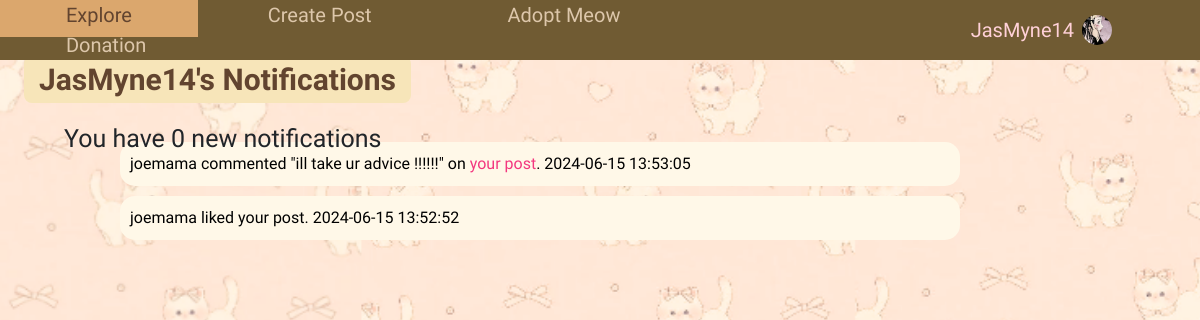
The app's page /notification (signed in), older data.
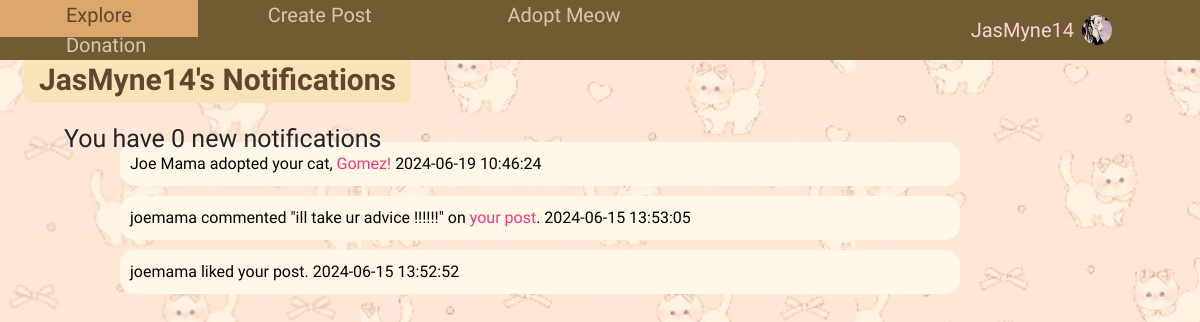
The same page, newer data.
### home/models.py (models this page shows, shortened)
class Comment(db.Model):
    id = db.Column(db.Integer, primary_key = True)
    text = db.Column(db.String(200), nullable=False)
    date = db.Column(db.DateTime(timezone=True), nullable=False, default=datetime.utcnow)
    user_id = db.Column(db.Integer, db.ForeignKey('user.id', ondelete='CASCADE'), nullable=False)
    post_id = db.Column(db.Integer, db.ForeignKey('post.id'), nullable=False)

class User(db.Model, UserMixin):
    id = db.Column(db.Integer, primary_key=True)
    fullname = db.Column(db.String(120), unique=True, nullable=False)
    email = db.Column(db.String(20), unique=True, nullable=False)
    username = db.Column(db.String(120), unique=True, nullable=False)
    password1 = db.Column(db.String(255), nullable=False)
    password2 = db.Column(db.String(255), nullable=False)
    state = db.Column(db.String(120), nullable=False)
    phonenumber = db.Column(db.String(20), unique=True, nullable=False)
    profile_pic = db.Column(db.String(255), nullable=True)
    unread_notification_count = db.Column(db.Integer, default=0)
    posts = db.relationship('Post', backref='author', lazy=True)
    comments = db.relationship('Comment', backref='author', lazy=True)
    likes = db.relationship('Like', backref='author', lazy=True)
    cats = db.relationship('Cat', backref='owner', lazy=True)
    adoption_notification = db.relationship('AdoptionNotification', backref='cat', lazy=True)

class Notification(db.Model):
    id = db.Column(db.Integer, primary_key=True)
    user_id = db.Column(db.Integer, db.ForeignKey('user.id', ondelete='CASCADE'), nullable=False)
    post_id = db.Column(db.Integer, db.ForeignKey('post.id'), nullable=False)
    notification_type = db.Column(db.String(20),nullable=False)
    recent_notification_count = db.Column(db.Integer, default=0)
    date = db.Column(db.DateTime, default=datetime.utcnow)
    read = db.Column(db.Boolean, default=False)
    comment_id = db.Column(db.Integer, db.ForeignKey('comment.id'))
    like_id = db.Column(db.Integer, db.ForeignKey('like.id'))
    comments = db.relationship('Comment', backref='notification', lazy=True)
    likes = db.relationship('Like', backref='notification', lazy=True)
    posts = db.relationship('Post', backref='notification', lazy=True)

class AdoptionNotification(db.Model):
    id = db.Column(db.Integer, primary_key=True)
    cat_id = db.Column(db.Integer, db.ForeignKey('cat.id', ondelete='CASCADE'), nullable=False)
    user_id = db.Column(db.Integer, db.ForeignKey('user.id', ondelete='CASCADE'), nullable=False)
    adopter_id = db.Column(db.Integer, nullable=False)
    notification_type = db.Column(db.String(20),nullable=False)
    date = db.Column(db.DateTime, default=datetime.utcnow)
    read = db.Column(db.Boolean, default=False)
    recent_notification_count = db.Column(db.Integer, default=0)
    adopted_cat = db.relationship('Cat', backref='adoption_notifications', lazy=True)

class Cat(db.Model):
    id = db.Column(db.Integer, primary_key=True)
    cat_name = db.Column(db.String(100), nullable=False)
    cat_photo = db.Column(db.String(255), nullable=True)
    cat_age = db.Column(db.Integer, nullable=False)
    cat_breed = db.Column(db.String(100), nullable=False)
    cat_gender = db.Column(db.String(10), nullable=False)
    cat_neutered = db.Column(db.String(10), nullable=False)
    cat_vaccine = db.Column(db.String(10), nullable=False)
    cat_special_needs = db.Column(db.String(100), nullable=False)
    cat_about_me = db.Column(db.String(200), nullable=False)
    user_id = db.Column(db.Integer, db.ForeignKey('user.id'), nullable=False)
    available_for_adoption = db.Column(db.Boolean, default=False)
    date_put_for_adoption = db.Column(db.DateTime, nullable=True)

### home/views.py (the view)
@views.route("/notification")
@login_required
def display_noti():
    user_id = current_user.id
    notifications = [] #gather notifications as a list
    like_comment_notifications = Notification.query.filter(
        (exists().where((Post.id == Notification.post_id) & (Post.user_id == user_id))) &
        ((Notification.notification_type == 'like') | (Notification.notification_type == 'comment'))).order_by(Notification.date.desc()).all()
    notifications.extend(like_comment_notifications)
    adoption_notifications = AdoptionNotification.query.filter_by(user_id=user_id).all()
    notifications.extend(adoption_notifications)
    notifications.sort(key=lambda x: x.date, reverse=True)
    for notification in notifications:
        utc_timestamp = notification.date
        local_timezone = pytz.timezone(app.config['TIMEZONE'])
        local_timestamp = utc_timestamp.astimezone(local_timezone)
        notification.date = local_timestamp
        if not notification.read:
            notification.read=True
    db.session.commit()
    comment_ids = [n.comment_id for n in notifications if hasattr(n, 'comment_id') and n.comment_id is not None]
    comments = Comment.query.filter(Comment.id.in_(comment_ids)).all()
    post_ids = [n.post_id for n in notifications if hasattr(n, 'post_id') and n.post_id is not None]
    posts = Post.query.filter(Post.id.in_(post_ids)).all()
    profile_pic= url_for('static', filename='default.jpg')
    if current_user.is_authenticated and current_user.profile_pic is not None:
        profile_pic = url_for('static', filename='profile_pics/' + current_user.profile_pic)
    unread_notification_count = sum(1 for notification in notifications if not notification.read)
    cats = {}
    for notification in adoption_notifications:
        cat = Cat.query.get(notification.cat_id)
        if cat:
            cats[notification.id] = cat
    adopter_names = {}
    for notification in adoption_notifications:
        adopter = User.query.get(notification.adopter_id)
        if adopter:
            adopter_names[notification.id] = adopter.fullname
    return render_template('notification.html', notifications=notifications, unread_notification_count=unread_notification_count, profile_pic=profile_pic, user_id=user_id, comments=comments, posts=posts, cats=cats, adopter_names=adopter_names)

### home/templates/notification.html (shortened to what this page needs)
<!DOCTYPE html>
<html>
<head>
  <link rel="stylesheet" href="https://maxcdn.bootstrapcdn.com/bootstrap/4.0.0/css/bootstrap.min.css">
  <link rel='stylesheet' type='text/css' media='screen' href="{{url_for('static',filename='main.css')}}">
  <div class="navigation">
    <div class="topnav">
      <a href="/mainpage">Explore</a>
      <a href="/createpost">Create Post</a>
      <a href="/adoptmeow">Adopt Meow</a>
      <a href="/donation">Donation</a>
    </div>
    <div class="dropdown">
      <button class="dropbtn">
        {{ current_user.username }}
        <img src="{{ profile_pic }}" class="profilepic">
      </button>
    </div>
  </div>
</head>
<body class="notipage">
    <div class="notifications">
        <p class="profileheader">{{current_user.username}}'s Notifications</p>
        <p class="username">You have {{ current_user.unread_notification_count }} new notifications</p>    <br />
        <article class="noti-body">
        <ul class="noti-content">
            {% for notification in notifications %}
                {% if notification.notification_type == 'like' %}
                    {% if notification.likes%}
                        <p class="like-noti">{{ notification.likes.author.username }} liked your post. {{ notification.date.strftime('%Y-%m-%d %H:%M:%S')}}</p>
                    {% endif %}
                {% elif notification.notification_type == 'comment' %}
                    {% for comment in comments %}
                        {% if comment.id == notification.comment_id %}
                            <p class="comment-noti">{{ comment.author.username }} commented "{{ comment.text }}" on <a class="noti-post" href="{{ url_for('views.post', post_id=notification.post_id) }}">your post</a>. {{ notification.date.strftime('%Y-%m-%d %H:%M:%S')}}</p>
                        {% endif %}
                    {% endfor %}
                {% elif notification.notification_type == 'adoption' %}
                    <p class="adoption-noti">
                        {{ adopter_names[notification.id] }} adopted your cat, <a class="noti-post" href="{{ url_for('views.catprofile', cat_id=notification.cat_id) }}">{{ cats[notification.id].cat_name }}!</a>
                        {{ notification.date.strftime('%Y-%m-%d %H:%M:%S')}}
                    </p>
                {% endif %}
            {% endfor %}
        </ul>
        </article>
    </div>
</body>
</html>

Row changes from the older to the newer data that the page shows:
added AdoptionNotification: date "2024-06-19 10:46:24"
now on this page (row unchanged): User: fullname "Joe Mama"
added Cat: cat_name "Gomez"
